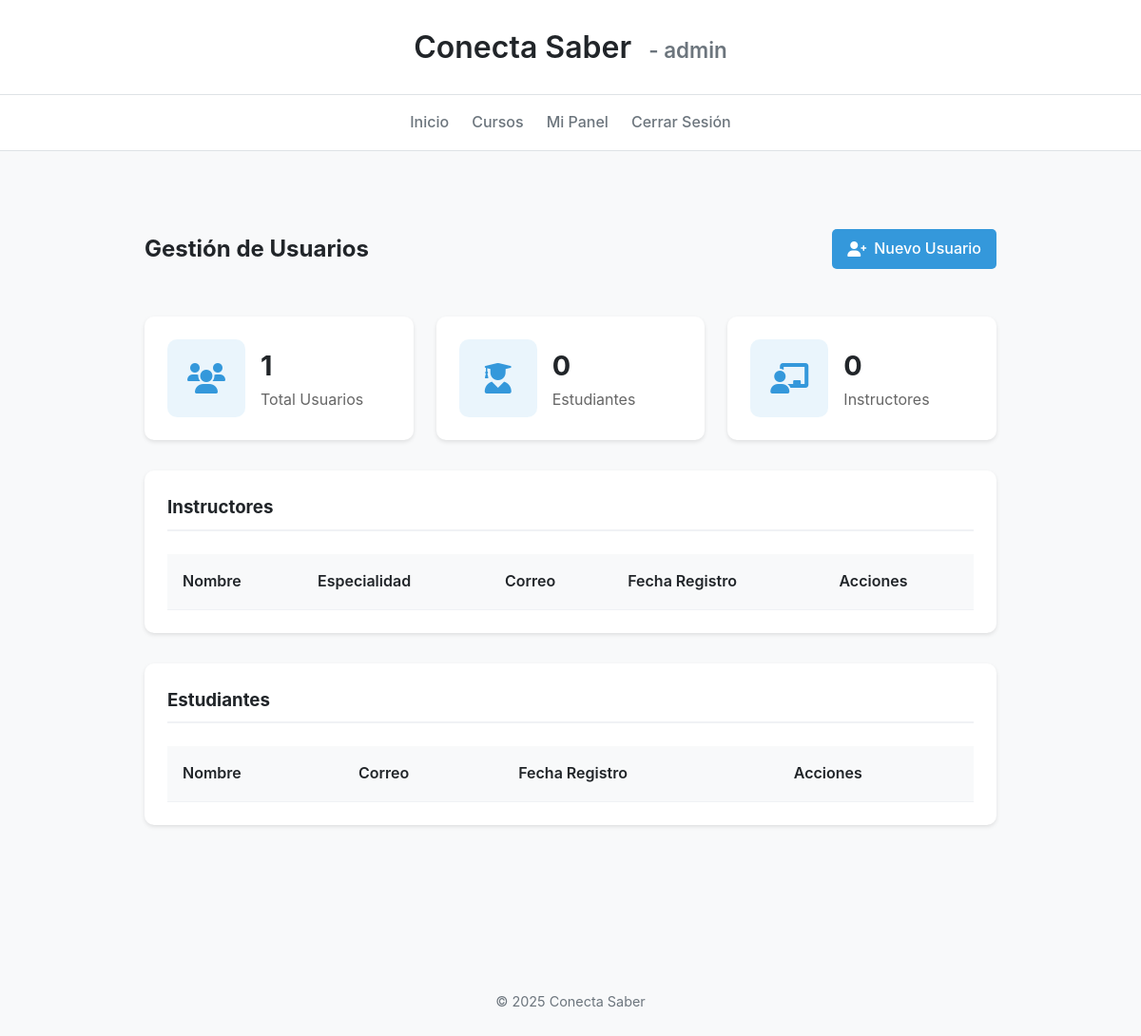
The app's page /administracion/usuarios/ (signed in), older data.
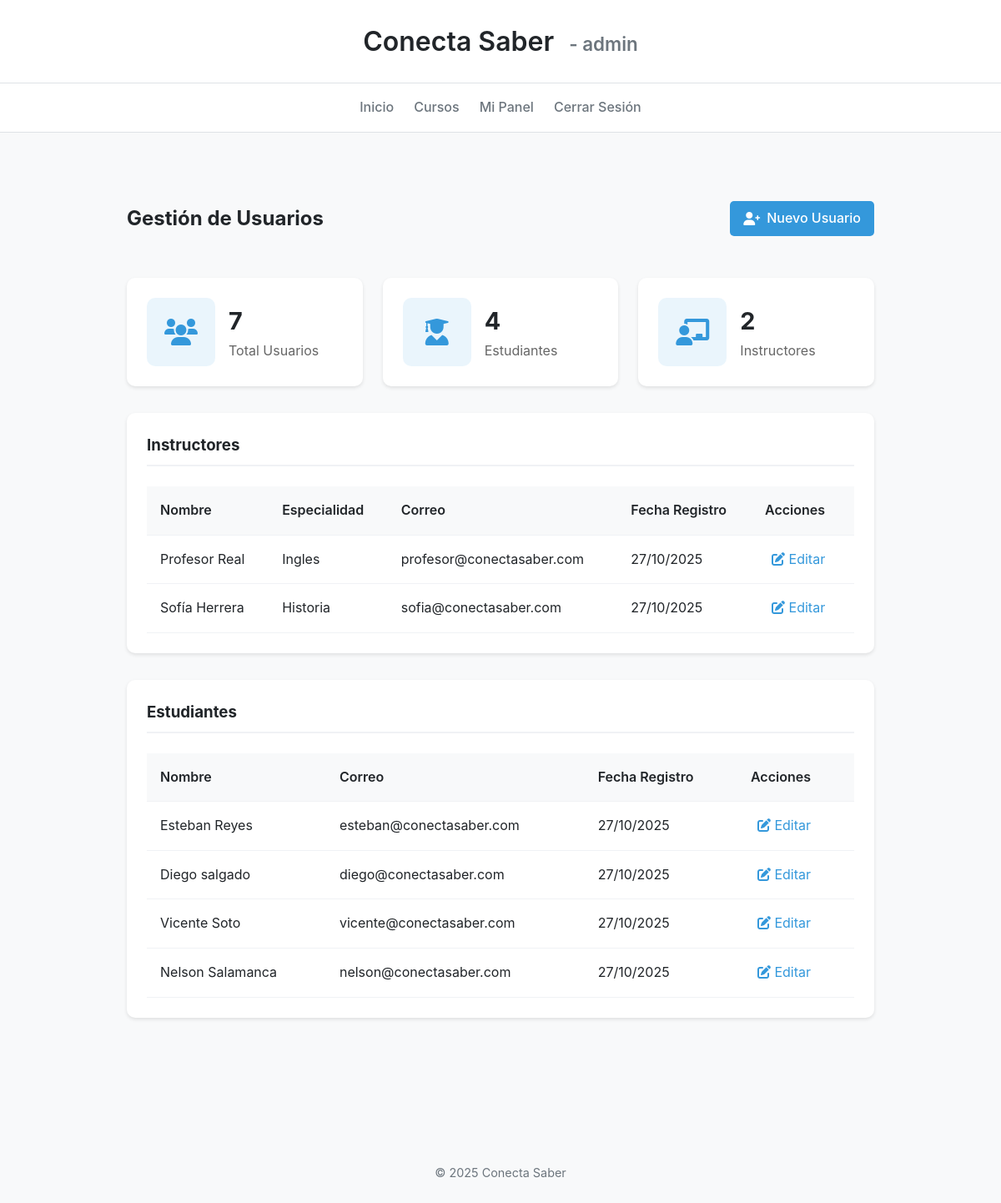
The same page, newer data.
### core/models.py (models this page shows, shortened)
class Usuario(AbstractUser):
    nombre_completo = models.CharField(max_length=100)
    es_estudiante = models.BooleanField(default=False)
    es_instructor = models.BooleanField(default=False)
    es_administrador = models.BooleanField(default=False)
    titulo_especialidad = models.CharField(max_length=100, blank=True, null=True, help_text="Título o especialidad del instructor (ej: 'Profesor de Historia', 'Ingeniero en Sistemas')")

### core/views.py (the view)
# urls.py: path('administracion/usuarios/', views.admin_users, name='admin_users'),
@login_required
def admin_users(request: HttpRequest) -> HttpResponse:
    if not request.user.is_superuser:
        messages.error(request, 'No tienes permisos para acceder a esta sección.')
        return redirect('home')
    list(messages.get_messages(request))
    usuarios = Usuario.objects.all().order_by('date_joined')
    estudiantes = usuarios.filter(es_estudiante=True)
    instructores = usuarios.filter(es_instructor=True)
    administradores = usuarios.filter(is_superuser=True)
    context = {
        'usuarios': usuarios,
        'total_usuarios': usuarios.count(),
        'total_estudiantes': estudiantes.count(),
        'total_instructores': instructores.count(),
        'total_administradores': administradores.count(),
        'estudiantes': estudiantes,
        'instructores': instructores,
        'administradores': administradores,
    }
    return render(request, 'core/admin/users.html', context)

### core/templates/core/admin/users.html (shortened to what this page needs)
{% extends "core/base.html" %}
{% block content %}
<div class="admin-content">
    <div class="page-header">
        <h2>Gestión de Usuarios</h2>
        <div class="actions">
            <a href="{% url 'create_user' %}" class="btn btn-primary">
                <i class="fas fa-user-plus"></i> Nuevo Usuario
            </a>
        </div>
    </div>
    <div class="stats-grid">
        <div class="stat-card">
            <div class="stat-icon"><i class="fas fa-users"></i></div>
            <div class="stat-info">
                <h3>{{ total_usuarios }}</h3>
                <p>Total Usuarios</p>
            </div>
        </div>
        <div class="stat-card">
            <div class="stat-icon"><i class="fas fa-user-graduate"></i></div>
            <div class="stat-info">
                <h3>{{ total_estudiantes }}</h3>
                <p>Estudiantes</p>
            </div>
        </div>
        <div class="stat-card">
            <div class="stat-icon"><i class="fas fa-chalkboard-teacher"></i></div>
            <div class="stat-info">
                <h3>{{ total_instructores }}</h3>
                <p>Instructores</p>
            </div>
        </div>
    </div>
    <div class="section">
        <h3>Instructores</h3>
        <div class="table-responsive">
            <table class="table">
                <thead>
                    <tr>
                        <th>Nombre</th>
                        <th>Especialidad</th>
                        <th>Correo</th>
                        <th>Fecha Registro</th>
                        <th>Acciones</th>
                    </tr>
                </thead>
                <tbody>
                    {% for instructor in instructores %}
                    <tr>
                        <td>{{ instructor.nombre_completo }}</td>
                        <td>{{ instructor.titulo_especialidad|default:"No especificado" }}</td>
                        <td>{{ instructor.email }}</td>
                        <td>{{ instructor.date_joined|date:"d/m/Y" }}</td>
                        <td>
                            <a href="{% url 'edit_user' instructor.id %}" class="action-link">
                                <i class="fas fa-edit"></i> Editar
                            </a>
                        </td>
                    </tr>
                    {% endfor %}
                </tbody>
            </table>
        </div>
    </div>
    <div class="section">
        <h3>Estudiantes</h3>
        <div class="table-responsive">
            <table class="table">
                <thead>
                    <tr>
                        <th>Nombre</th>
                        <th>Correo</th>
                        <th>Fecha Registro</th>
                        <th>Acciones</th>
                    </tr>
                </thead>
                <tbody>
                    {% for estudiante in estudiantes %}
                    <tr>
                        <td>{{ estudiante.nombre_completo }}</td>
                        <td>{{ estudiante.email }}</td>
                        <td>{{ estudiante.date_joined|date:"d/m/Y" }}</td>
                        <td>
                            <a href="{% url 'edit_user' estudiante.id %}" class="action-link">
                                <i class="fas fa-edit"></i> Editar
                            </a>
                        </td>
                    </tr>
                    {% endfor %}
                </tbody>
            </table>
        </div>
    </div>
</div>
{% endblock %}

Row changes from the older to the newer data that the page shows:
added Usuario: nombre_completo "Profesor Real", titulo_especialidad "Ingles", email "profesor@conectasaber.com", date_joined "27/10/2025", shown under "Instructores"
added Usuario: nombre_completo "Sofía Herrera", titulo_especialidad "Historia", email "sofia@conectasaber.com", date_joined "27/10/2025", shown under "Instructores"
added Usuario: nombre_completo "Esteban Reyes", email "esteban@conectasaber.com", date_joined "27/10/2025", shown under "Estudiantes"
added Usuario: nombre_completo "Diego salgado", email "diego@conectasaber.com", date_joined "27/10/2025", shown under "Estudiantes"
added Usuario: nombre_completo "Vicente Soto", email "vicente@conectasaber.com", date_joined "27/10/2025", shown under "Estudiantes"
added Usuario: nombre_completo "Nelson Salamanca", email "nelson@conectasaber.com", date_joined "27/10/2025", shown under "Estudiantes"
Text that changed along with them:
{{ total_usuarios }}: "1" → "7"
{{ total_estudiantes }}: "0" → "4"
{{ total_instructores }}: "0" → "2"
